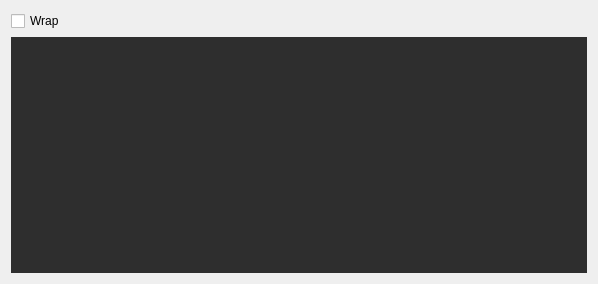
<?xml version="1.0" encoding="UTF-8"?>
<ui version="4.0">
 <class>Branch</class>
 <widget class="QDialog" name="Branch">
  <property name="geometry">
   <rect>
    <x>0</x>
    <y>0</y>
    <width>598</width>
    <height>284</height>
   </rect>
  </property>
  <property name="windowTitle">
   <string>Branches</string>
  </property>
  <property name="windowIcon">
   <iconset>
    <normaloff>icons/Git.svg</normaloff>icons/Git.svg</iconset>
  </property>
  <layout class="QGridLayout" name="gridLayout">
   <item row="0" column="0">
    <widget class="QCheckBox" name="chbx_wrap">
     <property name="text">
      <string>Wrap</string>
     </property>
    </widget>
   </item>
   <item row="1" column="0">
    <widget class="QPlainTextEdit" name="txt_input_field">
     <property name="styleSheet">
      <string notr="true">QPlainTextEdit {
    border: none;  /* Убираем рамки */
    outline: none; /* Убираем синие линии при фокусе */
    background-color: #2E2E2E; /* Темный фон */
    color: #C5C5C5; /* Цвет текста */
}

/* Стиль для вертикальной полосы прокрутки */
QScrollBar:vertical {
    border: none;
    background-color: #2E2E2E;  /* Цвет фона */
    width: 10px;                /* Ширина полосы прокрутки */
    margin: 0px 0px 0px 0px;
}

QScrollBar::handle:vertical {
    background-color: #5E5E5E;  /* Цвет ползунка */
    min-height: 10px;
    border-radius: 5px;         /* Закругление углов ползунка */
}

QScrollBar::add-line:vertical,
QScrollBar::sub-line:vertical {
    background-color: #4A4A4A;  /* Цвет кнопок вверх и вниз */
    height: 15px;
    subcontrol-origin: margin;
    subcontrol-position: top;
    border-radius: 4px;         /* Закругление углов кнопок */
}

QScrollBar::add-line:vertical:hover,
QScrollBar::sub-line:vertical:hover {
    background-color: #6E6E6E;  /* Цвет кнопок при наведении */
}

QScrollBar::add-page:vertical,
QScrollBar::sub-page:vertical {
    background-color: #2E2E2E;  /* Фон при пустом пространстве полосы прокрутки */
}

/* Стиль для горизонтальной полосы прокрутки */
QScrollBar:horizontal {
    border: none;
    background-color: #2E2E2E;  /* Цвет фона */
    height: 10px;               /* Высота горизонтальной полосы прокрутки */
    margin: 0px 0px 0px 0px;
}

QScrollBar::handle:horizontal {
    background-color: #5E5E5E;  /* Цвет ползунка */
    min-width: 10px;
    border-radius: 5px;         /* Закругление углов ползунка */
}

QScrollBar::add-line:horizontal,
QScrollBar::sub-line:horizontal {
    background-color: #4A4A4A;  /* Цвет кнопок влево и вправо */
    width: 15px;
    subcontrol-origin: margin;
    subcontrol-position: left;
    border-radius: 4px;         /* Закругление углов кнопок */
}

QScrollBar::add-line:horizontal:hover,
QScrollBar::sub-line:horizontal:hover {
    background-color: #6E6E6E;  /* Цвет кнопок при наведении */
}

QScrollBar::add-page:horizontal,
QScrollBar::sub-page:horizontal {
    background-color: #2E2E2E;  /* Фон при пустом пространстве полосы прокрутки */
}
</string>
     </property>
     <property name="plainText">
      <string/>
     </property>
     <property name="placeholderText">
      <string>Здесь можно хранить наименования веток, с которыми работали. Сохраняется автоматически</string>
     </property>
    </widget>
   </item>
  </layout>
 </widget>
 <resources/>
 <connections/>
</ui>
